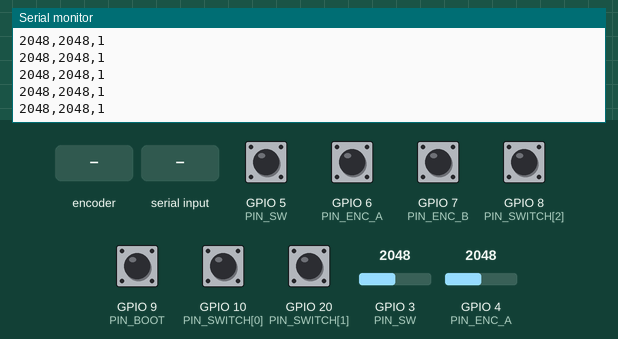
The program below on a simulated Seeed XIAO ESP32-C3. Parts: the last lines printed to the serial monitor. The inputs (shaded band) are chosen by the test bench; at power-on: GPIO 5 (PIN_SW), GPIO 6 (PIN_ENC_A), GPIO 7 (PIN_ENC_B), GPIO 9 (PIN_BOOT), GPIO 10 (PIN_SWITCH[0]), GPIO 20 (PIN_SWITCH[1]) HIGH, GPIO 8 (PIN_SWITCH[2]) LOW, GPIO 3 (PIN_SW) = 2048, GPIO 4 (PIN_ENC_A) = 2048 (analog values on the 0–4095 scale).

Above: at 1.3 s.
1.4 s: rotary encoder on GPIO 6 (PIN_ENC_A) / GPIO 7 (PIN_ENC_B) turned 1 step (first pin leading)
3.1 s: GPIO 8 (PIN_SWITCH[2]) pulled HIGH for 0.15 s
4.7 s: "M:\n" received over Serial
6.2 s: GPIO 3 (PIN_SW) set to 2866
At 7.1 s:
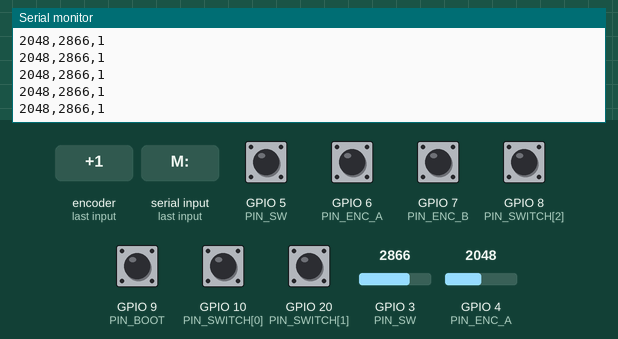
7.7 s: GPIO 9 (PIN_BOOT) pulled LOW for 0.15 s
10.8 s: GPIO 4 (PIN_ENC_A) set to 491
At 11.4 s:
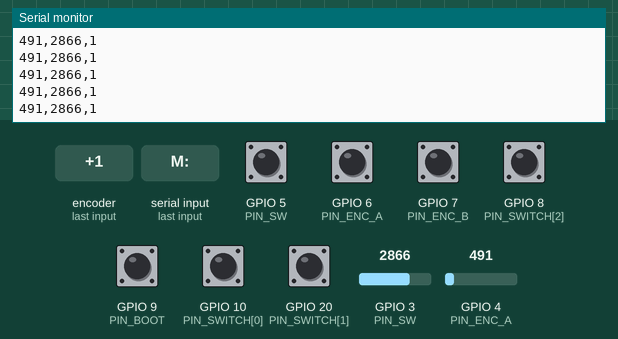

Measured:
- after the input at 6.2 s, the serial monitor: prints a new line at once (image 1)
- after the input at 10.8 s, the serial monitor: prints a new line at once (image 2)

The program:

main.cpp
```cpp
// Seeed Studio XIAO ESP32C3 + Keyestudio KS0008 Joystick Module
//
// Wiring:
//   KS0008 GND -> GND
//   KS0008 VCC -> 3V3  (do NOT use 5V: output would exceed the ESP32-C3 ADC range)
//   KS0008 Y   -> D1 (GPIO3, ADC1)
//   KS0008 X   -> D2 (GPIO4, ADC1)
//   KS0008 SW  -> D8 (GPIO8)  (the stick push, printed B; sent as switch 3.
//                  The module drives it HIGH while pressed and pulls it LOW
//                  otherwise. GPIO8 is a strapping pin that must be HIGH for
//                  the BOOT + RESET download mode, so unplug this wire for
//                  that; USB uploads don't need it)
//   Encoder GND -> GND, + -> 3V3 (shared with KS0008; not 5V, the module's
//                  pull-ups would put 5V on the GPIOs)
//   Encoder CLK -> D4 (GPIO6)
//   Encoder DT  -> D5 (GPIO7)
//   Encoder SW  -> D3 (GPIO5)  (this is the sw in the CSV; JoyOrbit pans with
//                  the stick while it's held. Unconnected, the pull-up reads 1)
//   Left  micro switch NO -> D10 (GPIO10), COM -> GND (NC unused)
//   Right micro switch NO -> D7  (GPIO20), COM -> GND (NC unused)
// The on-board BOOT switch recalibrates the center, and so does holding both
// switches for CAL_HOLD_MS (the stick's position at that moment becomes the
// center).
//
// The rotary encoder goes out on its own line, "E:<detents>", only when it
// turns: detents since the last E line (+ = clockwise). The switches go out as
// "B:<n>,<state>" (n = 1 left, 2 right, 3 stick push; state 0 = pressed,
// like sw) when
// they change.
// The x,y,sw lines are unchanged.
//
// Built with -DSIMULATE (env xiao-esp32c3-sim), no wiring is needed: x,y go
// round in circles and the BOOT switch acts as sw.
//
// Output goes to USB serial. Built with -DENABLE_BLE (env xiao-esp32c3-ble),
// it also goes, while a central is connected, to BLE (Nordic UART Service,
// device name "JoyStick-XIAO") in the same format. Without it, neither BLE
// nor WiFi is started (the radio stays off, which keeps the chip cooler).

#include <Arduino.h>
#ifdef ENABLE_BLE
#include <NimBLEDevice.h>
#endif

constexpr int PIN_X    = A2;
constexpr int PIN_Y    = A1;
constexpr int PIN_SW   = D3;
constexpr int PIN_BOOT = 9;  // on-board BOOT switch, LOW while pressed
constexpr int PIN_ENC_A  = D4;   // CLK
constexpr int PIN_ENC_B  = D5;   // DT
constexpr int PIN_SWITCH[] = {D10, D7, D8};  // left (1), right (2), stick push (3)
// Pin level while pressed: the micro switches pull to GND, the KS0008 drives HIGH.
constexpr int SWITCH_PRESSED[] = {LOW, LOW, HIGH};

int centerX = 2048;
int centerY = 2048;

// ---- Rotary encoder -----------------------------------------------------------
// Quadrature decoding on every edge of both lines: bounce just steps back and
// forth, so no debounce is needed. One detent = one full cycle = 4 steps; flip
// ENC_DIR if clockwise counts down with your module.
constexpr int ENC_STEPS_PER_DETENT = 4;
constexpr int ENC_DIR = 1;

volatile int32_t encSteps = 0;
volatile uint8_t encState = 0;  // previous (A << 1 | B)

static void IRAM_ATTR onEncoderEdge() {
  // Index: previous AB << 2 | current AB. Invalid (skipped) transitions count 0.
  static const int8_t DELTA[16] = {0, -1, 1, 0, 1, 0, 0, -1, -1, 0, 0, 1, 0, 1, -1, 0};
  const uint32_t in = REG_READ(GPIO_IN_REG);  // digitalRead() isn't IRAM-safe
  const uint8_t ab = ((in >> PIN_ENC_A) & 1) << 1 | ((in >> PIN_ENC_B) & 1);
  encSteps += DELTA[encState << 2 | ab];
  encState = ab;
}

static void setupEncoder() {
  pinMode(PIN_ENC_A, INPUT_PULLUP);
  pinMode(PIN_ENC_B, INPUT_PULLUP);
  encState = digitalRead(PIN_ENC_A) << 1 | digitalRead(PIN_ENC_B);
  attachInterrupt(PIN_ENC_A, onEncoderEdge, CHANGE);
  attachInterrupt(PIN_ENC_B, onEncoderEdge, CHANGE);
}

// Detents from steps, rounded to the nearest detent so jitter around a rest
// position doesn't flicker between two counts.
static int32_t encDetents() {
  noInterrupts();
  const int32_t s = ENC_DIR * encSteps;
  interrupts();
  const int32_t half = ENC_STEPS_PER_DETENT / 2;
  return s >= -half ? (s + half) / ENC_STEPS_PER_DETENT
                    : -((-s - half + ENC_STEPS_PER_DETENT - 1) / ENC_STEPS_PER_DETENT);
}

// ---- Switches ------------------------------------------------------------------
// Micro switches between the pin and GND (internal pull-up: LOW while
// pressed), and the KS0008 push, which drives HIGH while pressed (internal
// pull-down, alongside the module's own). They bounce, so a new level counts
// only after it has held for SWITCH_DEBOUNCE_MS.
constexpr int NUM_SWITCH = sizeof(PIN_SWITCH) / sizeof(PIN_SWITCH[0]);
static_assert(sizeof(SWITCH_PRESSED) / sizeof(SWITCH_PRESSED[0]) == NUM_SWITCH,
              "one SWITCH_PRESSED level per switch");
constexpr uint32_t SWITCH_DEBOUNCE_MS = 20;

static void setupSwitches() {
  for (int i = 0; i < NUM_SWITCH; i++)
    pinMode(PIN_SWITCH[i], SWITCH_PRESSED[i] == LOW ? INPUT_PULLUP : INPUT_PULLDOWN);
}

// LOW while pressed, HIGH while released, whichever way the pin goes.
static int readSwitch(int i) {
  return digitalRead(PIN_SWITCH[i]) == SWITCH_PRESSED[i] ? LOW : HIGH;
}

// ---- BLE (Nordic UART Service) ----------------------------------------------
#ifdef ENABLE_BLE
#define NUS_SERVICE "6E400001-B5A3-F393-E0A9-E50E24DCCA9E"
#define NUS_RX      "6E400002-B5A3-F393-E0A9-E50E24DCCA9E"  // central -> device
#define NUS_TX      "6E400003-B5A3-F393-E0A9-E50E24DCCA9E"  // device -> central

NimBLEServer* bleServer = nullptr;
NimBLECharacteristic* bleTx = nullptr;

// RX writes arrive on the NimBLE task; queue them for loop() to parse.
// (Fixed buffer: no heap allocation inside the critical section.)
portMUX_TYPE bleRxMux = portMUX_INITIALIZER_UNLOCKED;
char bleRx[128];
size_t bleRxLen = 0;

class ServerCallbacks : public NimBLEServerCallbacks {
  void onDisconnect(NimBLEServer*) override { NimBLEDevice::startAdvertising(); }
};

class RxCallbacks : public NimBLECharacteristicCallbacks {
  void onWrite(NimBLECharacteristic* c) override {
    NimBLEAttValue v = c->getValue();
    portENTER_CRITICAL(&bleRxMux);
    for (size_t i = 0; i < v.length() && bleRxLen < sizeof(bleRx); i++) bleRx[bleRxLen++] = v.data()[i];
    portEXIT_CRITICAL(&bleRxMux);
  }
};

static void setupBle() {
  NimBLEDevice::init("JoyStick-XIAO");
  bleServer = NimBLEDevice::createServer();
  bleServer->setCallbacks(new ServerCallbacks());
  NimBLEService* svc = bleServer->createService(NUS_SERVICE);
  bleTx = svc->createCharacteristic(NUS_TX, NIMBLE_PROPERTY::NOTIFY);
  NimBLECharacteristic* rx =
      svc->createCharacteristic(NUS_RX, NIMBLE_PROPERTY::WRITE | NIMBLE_PROPERTY::WRITE_NR);
  rx->setCallbacks(new RxCallbacks());
  svc->start();
  NimBLEAdvertising* adv = NimBLEDevice::getAdvertising();
  adv->addServiceUUID(NUS_SERVICE);
  adv->setScanResponse(true);  // the name doesn't fit next to the 128-bit UUID
  adv->start();
}

static bool bleConnected() { return bleServer && bleServer->getConnectedCount() > 0; }
#endif

// Send one line (with '\n') to USB serial and, if connected, BLE.
static void emit(const char* line) {
  Serial.print(line);
#ifdef ENABLE_BLE
  if (bleConnected()) {
    bleTx->setValue((const uint8_t*)line, strlen(line));
    bleTx->notify();
  }
#endif
}

// JoyOrbit sends "M:<mode>\n"; with no display, echo it as a comment line.
static void feedHost(char c) {
  static String line;
  if (c == '\n') {
    line.trim();
    if (line.startsWith("M:")) {
      String msg = "# mode: " + line.substring(2) + "\n";
      emit(msg.c_str());
    }
    line = "";
  } else if (line.length() < 32) {
    line += c;
  }
}

static void pollHost() {
  while (Serial.available()) feedHost(Serial.read());
#ifdef ENABLE_BLE
  char rx[sizeof(bleRx)];
  portENTER_CRITICAL(&bleRxMux);
  size_t n = bleRxLen;
  memcpy(rx, bleRx, n);
  bleRxLen = 0;
  portEXIT_CRITICAL(&bleRxMux);
  for (size_t i = 0; i < n; i++) feedHost(rx[i]);
#endif
}

// ---- Input ------------------------------------------------------------------
#ifdef SIMULATE
// Circle around the center (~0.5 rev/s, radius 1500) with a little noise.
// Stays at the center for the first 1.5 s (JoyOrbit calibrates from the first
// samples) and while BOOT (= sw) is held.
static void readXY(int& x, int& y, int = 0) {
  static uint32_t lastMs = millis();
  static float angle = 0;
  const uint32_t now = millis();
  const bool moving = now >= 1500 && digitalRead(PIN_BOOT) == HIGH;
  if (moving) angle = fmodf(angle + TWO_PI * 0.5f * (now - lastMs) / 1000.0f, TWO_PI);
  lastMs = now;
  x = 2048 + random(-20, 21) + (moving ? (int)(1500 * cosf(angle)) : 0);
  y = 2048 + random(-20, 21) + (moving ? (int)(1500 * sinf(angle)) : 0);
}

static int readSW() { return digitalRead(PIN_BOOT); }
#else
static int readAvg(int pin, int samples) {
  long sum = 0;
  for (int i = 0; i < samples; i++) sum += analogRead(pin);
  return sum / samples;
}

// Raw orientation (no rotation). The calibrated center goes through this too.
static void readXY(int& x, int& y, int samples = 8) {
  x = readAvg(PIN_X, samples);
  y = readAvg(PIN_Y, samples);
}

// The encoder's SW pulls the pin to GND while pressed, which already matches
// the KS0008 sample-sketch convention: sw = 0 while pressed.
static int readSW() { return digitalRead(PIN_SW); }
#endif

static void calibrate() {
#ifndef SIMULATE
  readXY(centerX, centerY, 32);
#endif
  char buf[48];
  snprintf(buf, sizeof(buf), "# calibrated center: x=%d y=%d\n", centerX, centerY);
  emit(buf);
}

// Hold both switches this long to recalibrate (once per hold).
constexpr uint32_t CAL_HOLD_MS = 1000;

// "B:<n>,<state>" for each debounced change (state 0 = pressed, like sw).
// Both held for CAL_HOLD_MS -> calibrate().
static void pollSwitches() {
  static_assert(NUM_SWITCH == 3, "update the initializers below");
  static int stable[NUM_SWITCH] = {HIGH, HIGH, HIGH};  // last level sent
  static int last[NUM_SWITCH] = {HIGH, HIGH, HIGH};    // last level read
  static uint32_t changedMs[NUM_SWITCH] = {};
  const uint32_t now = millis();
  for (int i = 0; i < NUM_SWITCH; i++) {
    const int v = readSwitch(i);
    if (v != last[i]) {
      last[i] = v;
      changedMs[i] = now;
    } else if (v != stable[i] && now - changedMs[i] >= SWITCH_DEBOUNCE_MS) {
      stable[i] = v;
      char buf[16];
      snprintf(buf, sizeof(buf), "B:%d,%d\n", i + 1, v);
      emit(buf);
    }
  }

  static bool bothHeld = false;
  static bool calDone = false;  // already calibrated during this hold
  static uint32_t bothSinceMs = 0;
  if (stable[0] == LOW && stable[1] == LOW) {
    if (!bothHeld) {
      bothHeld = true;
      calDone = false;
      bothSinceMs = now;
    } else if (!calDone && now - bothSinceMs >= CAL_HOLD_MS) {
      calDone = true;
      calibrate();
    }
  } else {
    bothHeld = false;
  }
}

void setup() {
  // 160 -> 80 MHz to run cooler. Don't go lower: below 80 MHz the PLL stops
  // and USB Serial/JTAG (our only output without BLE) stops with it.
  setCpuFrequencyMhz(80);
  Serial.begin(115200);

  pinMode(PIN_SW, INPUT_PULLUP);
  pinMode(PIN_BOOT, INPUT_PULLUP);
  analogReadResolution(12);
  analogSetAttenuation(ADC_11db);

  setupEncoder();
  setupSwitches();

#ifdef ENABLE_BLE
  setupBle();
#endif

  delay(100);
  calibrate();
}

void loop() {
  // 100 Hz, on a fixed period (the reads below take time of their own)
  constexpr uint32_t PERIOD_MS = 10;
  static uint32_t nextMs = millis();
  while ((int32_t)(millis() - nextMs) < 0) delay(1);
  nextMs += PERIOD_MS;
  if ((int32_t)(millis() - nextMs) > 0) nextMs = millis();  // fell behind: don't burst

#ifndef SIMULATE
  // BOOT switch: recalibrate on press
  static int prevBoot = HIGH;
  const int boot = digitalRead(PIN_BOOT);
  if (prevBoot == HIGH && boot == LOW) calibrate();
  prevBoot = boot;
#endif

  int x, y;
  readXY(x, y);
  x = constrain(x, 0, 4095);
  y = constrain(y, 0, 4095);
  int sw = readSW();
  pollHost();

  // KS0008 sample-compatible CSV: x,y,sw
  char csv[24];
  snprintf(csv, sizeof(csv), "%d,%d,%d\n", x, y, sw);
  emit(csv);

  // Encoder: "E:<detents since last E line>", only when it turned
  static int32_t sentDetents = 0;
  const int32_t detents = encDetents();
  if (detents != sentDetents) {
    char enc[24];
    snprintf(enc, sizeof(enc), "E:%ld\n", (long)(detents - sentDetents));
    emit(enc);
    sentDetents = detents;
  }

  pollSwitches();
}
```
